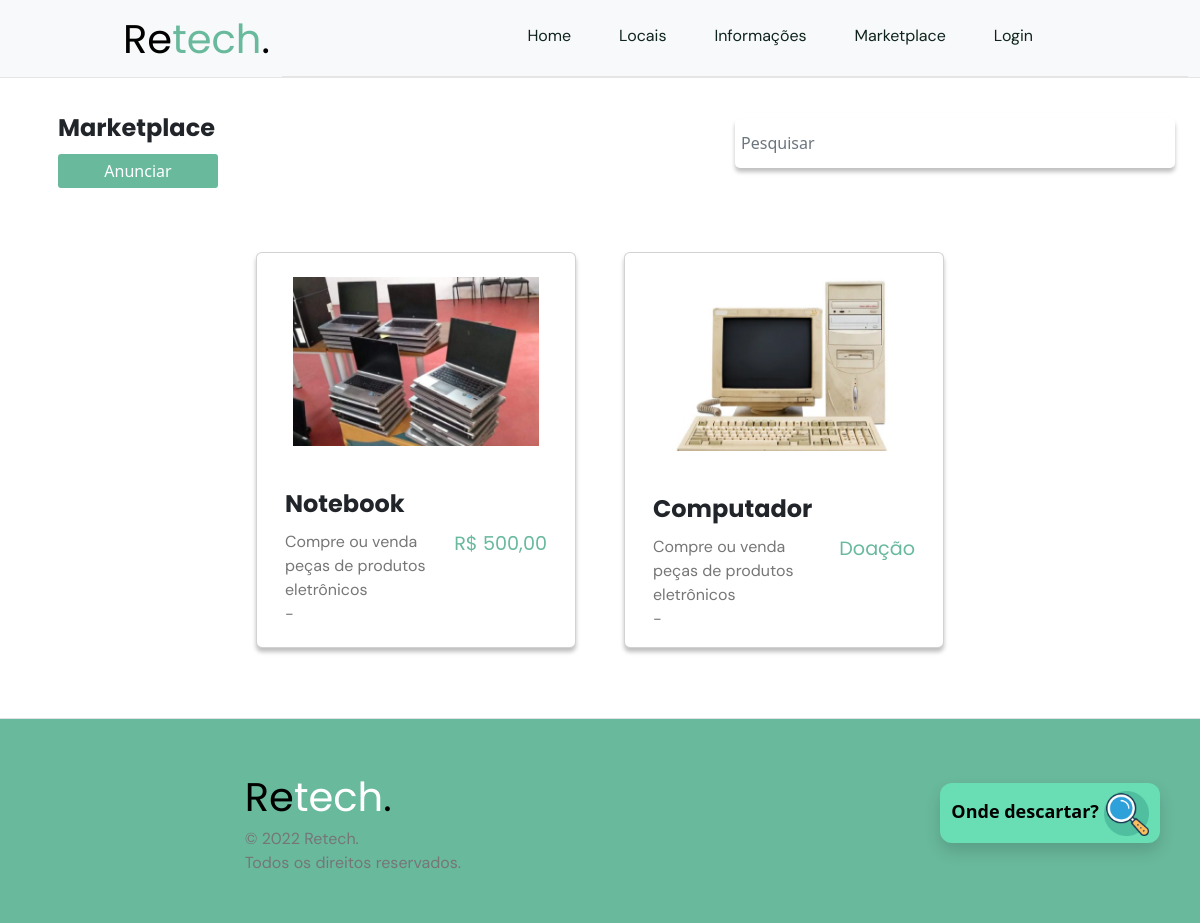
The app's page /marketplace/ with its own data.
### marketplace/models.py (models this page shows, shortened)
class Anuncio(models.Model):
    class Meta:
        abstract = True
    STATE_CHOICES = (
        ('A', 'Ativo'),
        ('I', 'Inativo'),
    )
    nome_prod = models.CharField(max_length=100, verbose_name='Nome do Produto', null=False)
    descricao_prod = models.TextField(verbose_name='Descrição do Produto')
    quantidade_prod = models.IntegerField(verbose_name='Quantidade do Produto', default=1)
    categoria = models.CharField(max_length=100, verbose_name='Categoria do Produto', default='Outros')
    img_prod = models.ImageField(upload_to='marketplace', null=True, blank=True, verbose_name='Imagem do Produto')
    estado = models.CharField(max_length=1, choices=STATE_CHOICES, default='A', verbose_name='Estado do Anúncio')
    user = models.ForeignKey(User, on_delete=models.CASCADE, verbose_name='Usuário')
    cidade = models.CharField(max_length=100, verbose_name='Cidade do Produto', default='')

class AnuncioVenda(Anuncio):
    class Meta:
        verbose_name_plural = "Anúncios de Venda"
    preco_prod = models.DecimalField(max_digits=10, decimal_places=2, verbose_name='Preço do Produto')

class AnuncioDoacao(Anuncio):
    class Meta:
        verbose_name_plural = "Anúncios de Doação"

### marketplace/views.py (the view)
# urls.py: path('', marketplace, name='marketplace'),
def marketplace(request):
    produtos = list(AnuncioVenda.objects.filter(estado="A")) + list(AnuncioDoacao.objects.filter(estado="A"))
    shuffle(produtos)
    return render(request, 'marketplace.html', {'produtos': produtos})

### templates/marketplace.html (shortened to what this page needs)
{% extends 'model/base.html' %}
{% block content %}
{% load static %}
<div class="botao-flutuante">
    <a href="{% url 'service' %}">
        <button type="button" class="information-btn shadow">
            Onde descartar?
            <img src="{% static 'image/lupa.png' %}" alt="lupa" class="lupa" style="width: 45px;">
        </button>
    </a>
</div>
<div class="container mb-4">
    <div class="row">
        <div class="col m-3">
            <h1 class="" style="font-weight: bold;">Marketplace</h1>
                {% if request.user.is_authenticated %}
                    <a href="{% url 'anunciar' %}">
                        <button class="btn-login m-2" style="width: 160px; height: 34px; margin: 0 !important">Anunciar</button>
                    </a>
                {% else %}
                    <a href="{% url 'login' %}">
                        <button class="btn-login m-2" style="width: 160px; height: 34px; margin: 0 !important">Anunciar</button>
                    </a>
                {% endif %}
        </div>
        <div class="col m-3">
            <div class="col-8 col-xxl-5 col-sm-7 m-auto pt-2 pb-2" style="text-align: right;">
                <form method="get">
                    <input type="text" id="search" name="search" class="form-control input-style marketplace-search"
                           placeholder="Pesquisar"
                           value="{{ request.GET.search }}">
                </form>
            </div>
        </div>
    </div>
</div>
<div class="container-fluid" style="margin-bottom: 70px">
    <div class="row row ms-2 me-2" style="display: flex; justify-content: center; gap: 3rem;">
        {% for produto in produtos %}
            <div class="card card-marketplace mt-4" style="width: 20rem;">
                <img src="{{produto.img_prod.url}}" class="card-img-top p-4" alt="Produto">
                <div class="card-body">
                    <h5 class="card-title">{{produto.nome_prod}}</h5>
                    <div class="value-product">
                        {% if produto.preco_prod %}
                        <p class="card-text float-end">
                            R$ {{produto.preco_prod}}
                        </p>
                        {% else %}
                        <p class="card-text ms-4 float-end">
                            Doação
                        </p>
                        {% endif %}
                    </div>
                    <div class="description-product">
                        <p>
                            {{produto.descricao_prod}}
                        </p>
                        <p>{{produto.endereco_prod.city}} - {{produto.endereco_prod.state}}</p>
                    </div>
                </div>
            </div>
        {% endfor %}
    </div>
</div>
    {% endblock %}

### static/css/styles.css (style rules this page uses)
* { margin: 0; padding: 0; }
html, body { margin: 0; padding: 0; overflow-x: hidden }
h1 { font-size: 2.2rem; font-weight: 300; }
a, a:hover { text-decoration: none; cursor: pointer; color: #0F241D; }
p { font-family: 'DM Sans', serif; margin-bottom: 0 !important; color: #767676; }
.card { box-shadow: 0px 4px 4px rgba(0, 0, 0, 0.25); transition: 0.5s; }
.card p { color: black; }
.botao-flutuante { position: fixed; float: bottom; bottom: 80px; right: 40px; z-index: 9999 }
.information-btn { width: 220px; height: 60px; background: #69DDB4; border-radius: 12px; color: black; font-weight: 700; font-size: 18px; border: none; }
.input-style { width: 440px; height: 38px; padding-left: 6px; background-color: #FFFFFF; border: none; box-shadow: 0 4px 4px rgba(0, 0, 0, 0.25); border-radius: 5px; }
.btn-login { width: 100px; height: 40px; background: #69B99D; border-radius: 3px; border: none; color: white; }
.marketplace-search { height: 50px !important; }
.card-marketplace h5 { font-family: 'Poppins', serif; font-style: normal; font-weight: 700; font-size: 24px; line-height: 36px; }
.value-product p { color: #69B99D; font-size: 1.2rem; font-family: 'Poppins', serif; font-style: normal; }
.description-product p { color: #767676; }
.container h1 { font-family: 'Poppins'; font-style: normal; font-weight: 700; font-size: 24px; line-height: 36px; }

### records on screen
AnuncioVenda: img_prod (picture), nome_prod "Notebook", preco_prod "500,00", descricao_prod "Compre ou venda peças de produtos eletrônicos"
AnuncioDoacao: img_prod (picture), nome_prod "Computador", shows "Doação", descricao_prod "Compre ou venda peças de produtos eletrônicos"
